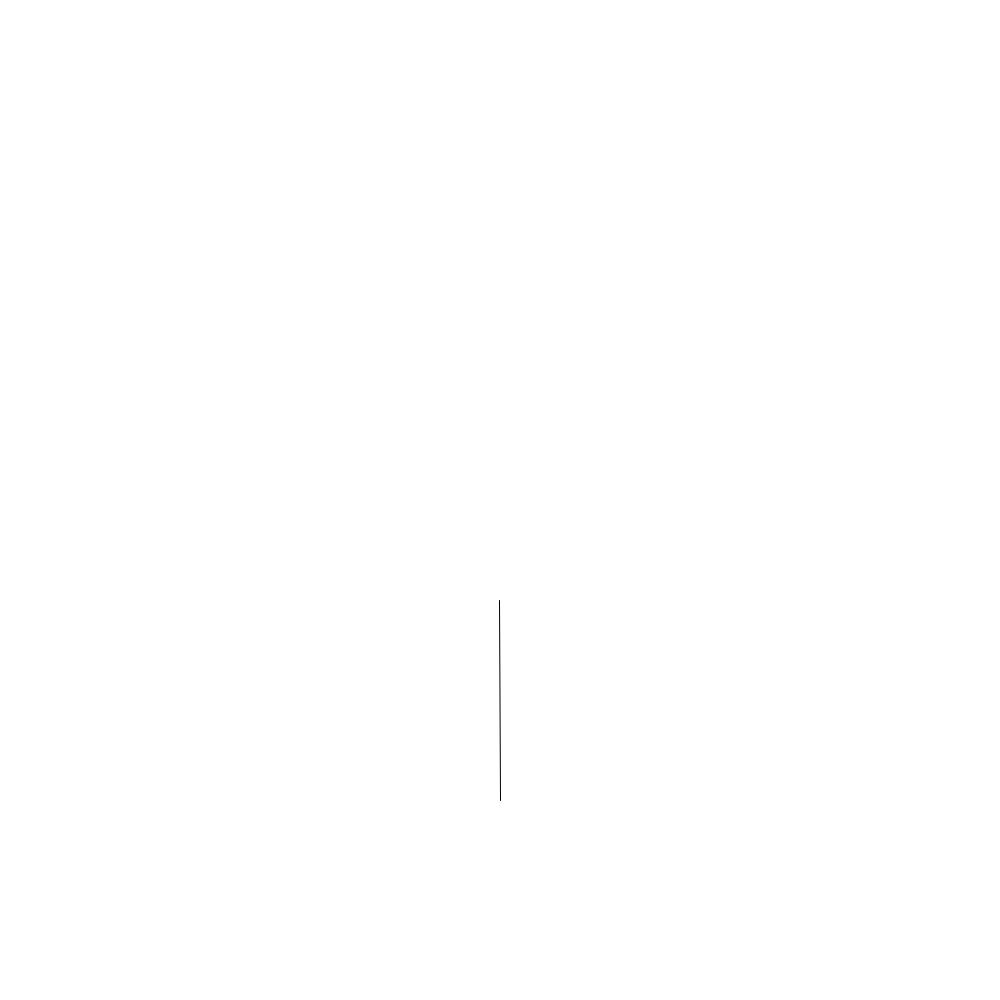
Frame 1 (no input)
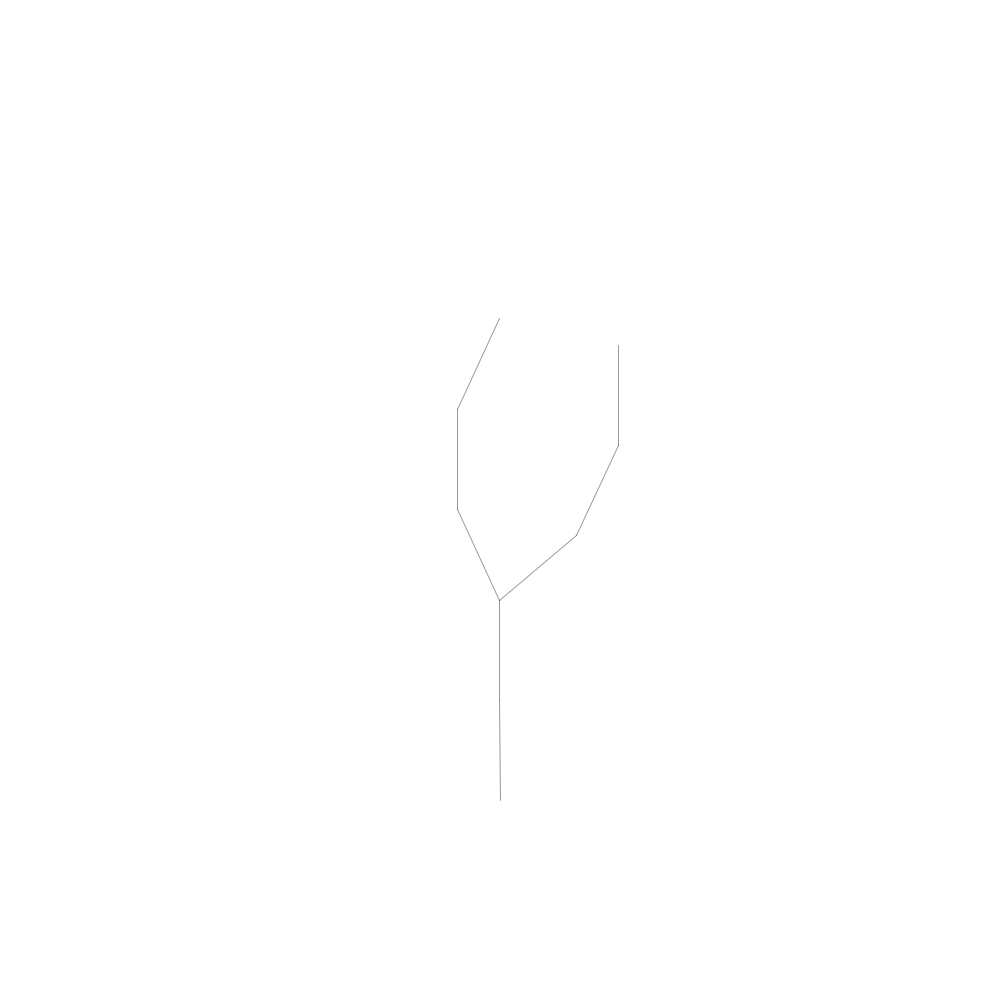
Frame 2 (the mouse pressed at the canvas centre, redrawn once)

The Processing sketch that drew these frames (run headless with seeded random() and noise(); the mouse was pressed at the canvas centre and the sketch redrawn once):

// Processing sketch: LSystems_example
// ── LSystems_example.pde
LSystem lsys;
Turtle turtle;

void setup() {
  size(1000, 1000);
  background(255);
  strokeWeight(1);
  stroke(0);

  Rule[] ruleset = new Rule[1];
  
  // cool leaves
  //ruleset[0] = new Rule('F', "F[-F-[F+GF]-F]F[-GF][++F-[FF]-[+++GF]]");
  //lsys =  new LSystem("F[-F][+F]", ruleset);
  
  //// fractal plant from wikipedia
  //ruleset[0] = new Rule('X', "F+[[X]-X]-F[-FX]+X");
  //ruleset[1] = new Rule('F', "FF");
    //lsys =  new LSystem("X", ruleset);
  
    // fractal plant from wikipedia
  ruleset[0] = new Rule('F', "FF+[+F-F-F]-[-F+F+F]");
  lsys =  new LSystem("F", ruleset);
  
  turtle = new Turtle(lsys.getSentence(), 200, radians(25)); 

  smooth();
}

void draw() {
  background(255);
  fill(0);

  translate(width/2, height*0.8);
  rotate(-PI/2);
  turtle.render();
  noLoop();
}

int counter = 0;

void mousePressed() {
  if (counter < 10) {
    pushMatrix();
    lsys.generate();
    //println(lsys.getSentence());
    turtle.setToDo(lsys.getSentence());
    turtle.changeLen(0.5);
    popMatrix();
    redraw();
    counter++;
    stroke(0, 200/(counter+1));
  }
}

// ── LSystem.pde
class LSystem {

  String sentence;
  Rule[] ruleset;
  int generation;

  LSystem(String axiom, Rule[] r) {
    sentence = axiom;
    ruleset = r;
  }

  void generate() {
    StringBuffer nextgen = new StringBuffer();
    for (int i = 0; i < sentence.length(); i++) {
      char c = sentence.charAt(i);
      // replace it with itself unless matching in ruleset
      String replace = "" + c;
      // check every rule
      for (int j = 0; j < ruleset.length; j++) {
        char a = ruleset[j].getA();
        if (c == a) {
          replace = ruleset[j].getB();
          break;
        }
      }
      // append replacement string
      nextgen.append(replace);
    }
    // replace sentence
    sentence = nextgen.toString();
    // Increment generation
    generation++;
  }

  String getSentence() {
    return sentence;
  }

  int getGeneration() {
    return generation;
  }
}

// ── Rule.pde
class Rule {
 char a;
 String b;
 
 Rule(char a_, String b_) {
  a = a_;
  b = b_;
 }
 
 char getA() {
   return a;
 }
 
 String getB() {
   return b;
 }
  
}

// ── Turtle.pde
class Turtle {

  String todo;
  float len;
  float theta;

  Turtle(String s, float l, float t) {
    todo = s;
    len = l;
    theta = t;
  }

  void render() {
    for (int i = 0; i < todo.length(); i++) {
      char c = todo.charAt(i);
      switch(c) {
      case 'F':
        line(0, 0, len, 0);
        translate(len, 0);
        break;
      case 'G':
        translate(len, 0);
        break;
      case '+':
        rotate(theta);
        break;
      case '-':
        rotate(-theta);
        break;
      case '[':
        pushMatrix();
        break;
      case ']':
        popMatrix();
        break;
      }
    }
  }

  void setToDo(String t) {
    todo = t;
  }

  void changeLen(float ratio) {
    len *= ratio;
  }
}
